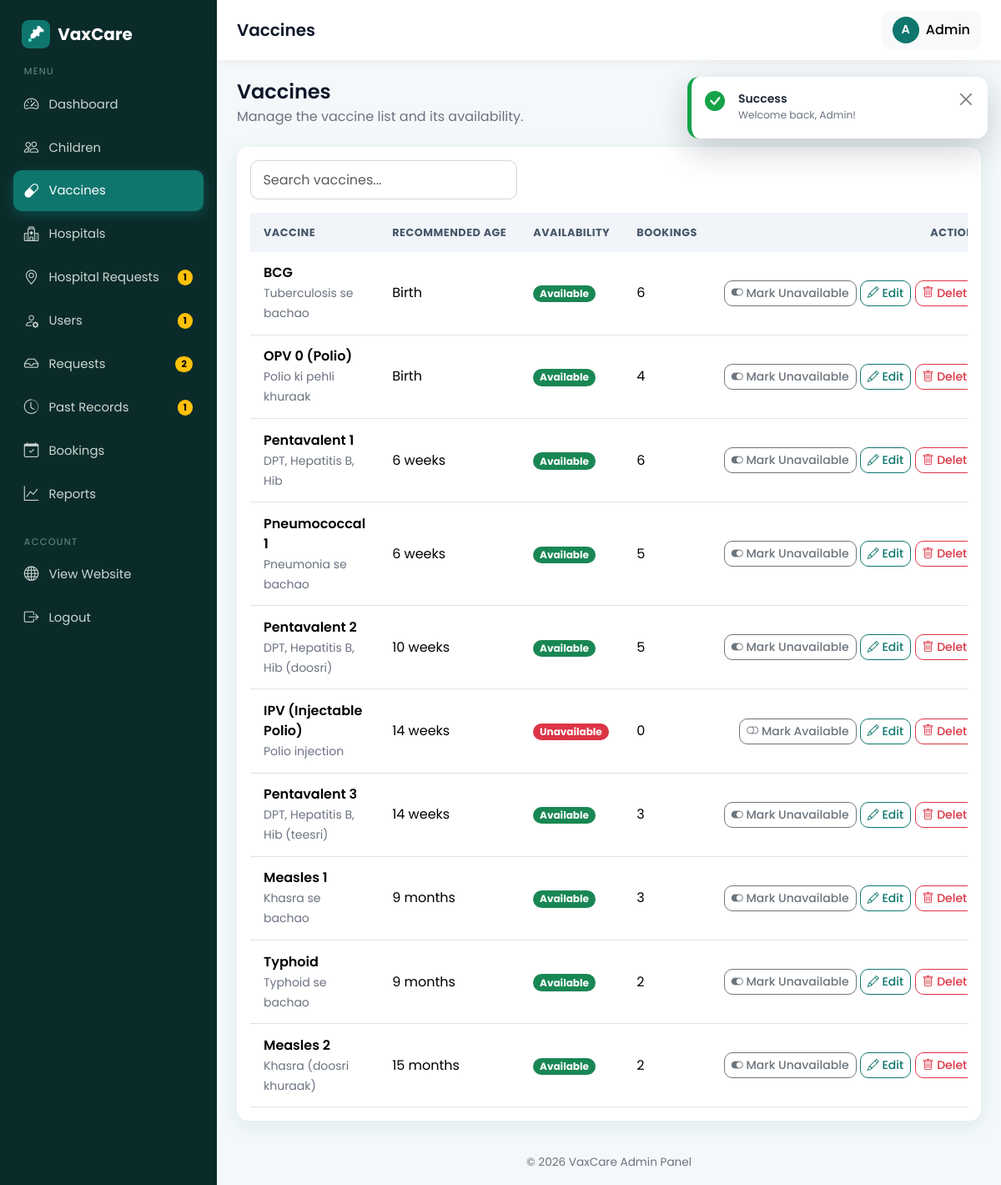
/admin/vaccines.php (signed in), run on the app's committed database.
### tables this page shows
CREATE TABLE vaccines (
  id INT AUTO_INCREMENT PRIMARY KEY,
  vaccine_name VARCHAR(120) NOT NULL,
  description VARCHAR(255),
  recommended_age VARCHAR(50),               
  recommended_age_days INT NOT NULL DEFAULT 0,
  availability ENUM('available','unavailable') NOT NULL DEFAULT 'available'
);

### admin/vaccines.php (the view, shortened to what this page needs)
<?php
require_once __DIR__ . '/../config/db.php';
$vaccines = $pdo->query(
    "SELECT v.*, (SELECT COUNT(*) FROM bookings b WHERE b.vaccine_id = v.id) AS total_bookings
     FROM vaccines v
     ORDER BY v.recommended_age_days ASC, v.vaccine_name ASC"
)->fetchAll();
require_once __DIR__ . '/../includes/admin_header.php';
?>
<div class="d-flex flex-wrap justify-content-between align-items-center gap-2 mb-4">
  <div>
    <h4 class="mb-1">Vaccines</h4>
    <p class="text-muted mb-0">Manage the vaccine list and its availability.</p>
  </div>
  <a href="<?= BASE_URL ?>/admin/vaccine_form.php" class="btn btn-primary">
  </a>
</div>
<div class="card">
  <div class="card-body">
    <input type="search" class="form-control mb-3" style="max-width: 320px;"
           placeholder="Search vaccines..." data-table-search="#vaccinesTable">
    <div class="table-responsive">
      <table class="table table-hover table-stack mb-0" id="vaccinesTable">
        <thead>
          <tr>
            <th>Vaccine</th>
            <th>Recommended Age</th>
            <th>Availability</th>
            <th class="d-none d-md-table-cell">Bookings</th>
            <th class="text-end">Actions</th>
          </tr>
        </thead>
        <tbody>
          <?php foreach ($vaccines as $v): ?>
            <tr>
              <td data-label="Vaccine">
                <div class="fw-semibold"><?= e($v['vaccine_name']) ?></div>
                <small class="text-muted"><?= e($v['description']) ?></small>
              </td>
              <td data-label="Recommended Age"><?= e($v['recommended_age']) ?></td>
              <td data-label="Availability"><?= status_badge($v['availability']) ?></td>
              <td class="d-none d-md-table-cell" data-label="Bookings"><?= (int)$v['total_bookings'] ?></td>
              <td class="text-end text-nowrap">
                <form method="post" action="<?= BASE_URL ?>/admin/vaccine_toggle.php" class="d-inline">
                  <button type="submit" class="btn btn-sm btn-outline-secondary"
                          title="Change availability">
                    <i class="bi bi-toggle-<?= $v['availability'] === 'available' ? 'on' : 'off' ?>"></i>
                    <span class="d-none d-lg-inline"><?= $v['availability'] === 'available' ? 'Mark Unavailable' : 'Mark Available' ?></span>
                  </button>
                </form>
                <a href="<?= BASE_URL ?>/admin/vaccine_form.php?id=<?= (int)$v['id'] ?>" class="btn btn-sm btn-outline-primary">
                  <i class="bi bi-pencil"></i><span class="d-none d-sm-inline"> Edit</span>
                </a>
                <form method="post" action="<?= BASE_URL ?>/admin/vaccine_delete.php" class="d-inline">
                  <button type="submit" class="btn btn-sm btn-outline-danger" data-confirm="Delete this vaccine?">
                    <i class="bi bi-trash"></i><span class="d-none d-sm-inline"> Delete</span>
                  </button>
                </form>
              </td>
            </tr>
          <?php endforeach; ?>
        </tbody>
      </table>
    </div>
  </div>
</div>
<?php require_once __DIR__ . '/../includes/admin_footer.php'; ?>

### includes/functions.php (shortened to what this page needs)
<?php
function e($text)
{
    return htmlspecialchars((string)$text, ENT_QUOTES, 'UTF-8');
}
function status_badge($status)
{
    $map = [
        'pending'        => ['warning', 'Pending'],
        'approved'       => ['success', 'Approved'],
        'rejected'       => ['danger',  'Rejected'],
        'vaccinated'     => ['success', 'Vaccinated'],
        'not_vaccinated' => ['secondary', 'Not Vaccinated'],
        'available'      => ['success', 'Available'],
        'unavailable'    => ['danger',  'Unavailable'],
        'active'         => ['success', 'Active'],
        'disabled'       => ['danger',  'Disabled'],
        'verified'       => ['success', 'Verified'],
    ];
    [$color, $label] = $map[$status] ?? ['secondary', ucfirst($status)];
    return '<span class="badge rounded-pill text-bg-' . $color . '">' . $label . '</span>';
}
function asset($path)
{
    $path = ltrim($path, '/');
    $file = __DIR__ . '/../assets/' . $path;
    $version = file_exists($file) ? filemtime($file) : time();
    return BASE_URL . '/assets/' . $path . '?v=' . $version;
}
function vendor($local, $cdn)
{
    $file = __DIR__ . '/../assets/vendor/' . $local;
    return is_file($file) ? BASE_URL . '/assets/vendor/' . $local : $cdn;
}
function head_assets()
{
    echo '<link href="' . vendor('bootstrap/bootstrap.min.css', 'https://cdn.jsdelivr.net/npm/bootstrap@5.3.3/dist/css/bootstrap.min.css') . '" rel="stylesheet">' . "\n  ";
    echo '<link href="' . vendor('bootstrap-icons/bootstrap-icons.css', 'https://cdn.jsdelivr.net/npm/bootstrap-icons@1.11.3/font/bootstrap-icons.css') . '" rel="stylesheet">' . "\n  ";
    echo '<link href="' . asset('css/style.css') . '" rel="stylesheet">' . "\n";
}
function render_flash($flash)
{
    $types = [
        'success' => ['bi-check-circle-fill',         'Success'],
        'danger'  => ['bi-x-octagon-fill',            'Error'],
        'warning' => ['bi-exclamation-triangle-fill', 'Attention'],
        'info'    => ['bi-info-circle-fill',          'Info'],
    ];
    $type = isset($types[$flash['type']]) ? $flash['type'] : 'info';
    [$icon, $title] = $types[$type];
    return '<div class="toast-container toast-pos position-fixed end-0 p-3">'
         . '<div class="toast toast-vax toast-' . $type . '" role="alert" aria-live="assertive" aria-atomic="true">'
         .   '<div class="d-flex align-items-start gap-3 p-3">'
         .     '<i class="bi ' . $icon . ' toast-ico"></i>'
         .     '<div class="flex-fill"><div class="fw-semibold">' . $title . '</div>'
         .     '<div class="small text-muted">' . e($flash['message']) . '</div></div>'
         .     '<button type="button" class="btn-close" data-bs-dismiss="toast" aria-label="Close"></button>'
         .   '</div>'
         .   '<div class="bar"></div>'
         . '</div></div>';
}

### assets/css/style.css (style rules this page uses)
:root { --brand: #0f766e; --brand-dark: #115e59; --brand-light: #ccfbf1; --accent: #2563eb; --bg: #f4f8fa; --text: #1f2937; --muted: #6b7280; --radius: 14px; --shadow: 0 6px 24px rgba(15, 118, 110, 0.10); --bs-primary: #0f766e; --bs-primary-rgb: 15, 118, 110; --bs-link-color: #0f766e; --bs-link-hover-color: #115e59; --bs-body-font-family: 'Poppins', system-ui, sans-serif; --bs-body-color: var(--text); }
html { scroll-behavior: smooth; }
body { font-family: 'Poppins', system-ui, sans-serif; background: var(--bg); color: var(--text); min-height: 100vh; display: flex; flex-direction: column; }
h1, h2, h3, h4, h5, h6 { font-weight: 600; color: #0f172a; }
.text-muted { color: var(--muted) !important; }
.btn { border-radius: 10px; font-weight: 500; transition: all .2s ease; }
.btn-primary { --bs-btn-bg: var(--brand); --bs-btn-border-color: var(--brand); --bs-btn-hover-bg: var(--brand-dark); --bs-btn-hover-border-color: var(--brand-dark); --bs-btn-active-bg: var(--brand-dark); --bs-btn-active-border-color: var(--brand-dark); --bs-btn-disabled-bg: var(--brand); --bs-btn-disabled-border-color: var(--brand); }
.btn-outline-primary { --bs-btn-color: var(--brand); --bs-btn-border-color: var(--brand); --bs-btn-hover-bg: var(--brand); --bs-btn-hover-border-color: var(--brand); --bs-btn-active-bg: var(--brand); --bs-btn-active-border-color: var(--brand); }
.card { border: 0; border-radius: var(--radius); box-shadow: var(--shadow); }
.form-control, .form-select { border-radius: 10px; padding: .65rem .9rem; border: 1px solid #d1d5db; }
.table thead th { background: #f1f5f9; font-size: .8rem; text-transform: uppercase; letter-spacing: .04em; color: #475569; border-bottom: 0; white-space: nowrap; }
.table > :not(caption) > * > * { padding: .85rem 1rem; vertical-align: middle; }
body.admin-body { display: block; background: var(--bg); }
:root { --bs-primary-bg-subtle: #ccfbf1; --bs-primary-text-emphasis: #0f766e; }
html { scroll-padding-top: 80px; }
.toast-pos { top: 76px; z-index: 1100; }
.toast-vax { width: 360px; max-width: calc(100vw - 2rem); border: 0; border-radius: 14px; background: #fff; box-shadow: 0 14px 40px rgba(15,23,42,.20); overflow: hidden; border-left: 5px solid var(--tc, #0f766e); }
.toast-vax .toast-ico { font-size: 1.5rem; color: var(--tc, #0f766e); line-height: 1.2; }
.toast-success { --tc: #16a34a; }

### data on the page
vaccines: vaccine_name "BCG", description "Tuberculosis se bachao", recommended_age "Birth", label "Available", total_bookings "6", availability "Mark Unavailable"
vaccines: vaccine_name "OPV 0 (Polio)", description "Polio ki pehli khuraak", recommended_age "Birth", label "Available", total_bookings "4", availability "Mark Unavailable"
vaccines: vaccine_name "Pentavalent 1", description "DPT, Hepatitis B, Hib", recommended_age "6 weeks", label "Available", total_bookings "6", availability "Mark Unavailable"
vaccines: vaccine_name "Pneumococcal 1", description "Pneumonia se bachao", recommended_age "6 weeks", label "Available", total_bookings "5", availability "Mark Unavailable"
vaccines: vaccine_name "Pentavalent 2", description "DPT, Hepatitis B, Hib (doosri)", recommended_age "10 weeks", label "Available", total_bookings "5", availability "Mark Unavailable"
vaccines: vaccine_name "IPV (Injectable Polio)", description "Polio injection", recommended_age "14 weeks", label "Unavailable", total_bookings "0", availability "Mark Available"
vaccines: vaccine_name "Pentavalent 3", description "DPT, Hepatitis B, Hib (teesri)", recommended_age "14 weeks", label "Available", total_bookings "3", availability "Mark Unavailable"
vaccines: vaccine_name "Measles 1", description "Khasra se bachao", recommended_age "9 months", label "Available", total_bookings "3", availability "Mark Unavailable"
vaccines: vaccine_name "Typhoid", description "Typhoid se bachao", recommended_age "9 months", label "Available", total_bookings "2", availability "Mark Unavailable"
vaccines: vaccine_name "Measles 2", description "Khasra (doosri khuraak)", recommended_age "15 months", label "Available", total_bookings "2", availability "Mark Unavailable"

### other printed values
APP_NAME "VaxCare"
$label "Dashboard"
$label "Children"
$label "Vaccines"
$label "Hospitals"
$label "Hospital Requests"
$badges[$file] "1"
$label "Users"
$label "Requests"
$badges[$file] "2"
$label "Past Records"
$label "Bookings"
$label "Reports"
$pageTitle "Vaccines"
mb_strtoupper(mb_substr($_SESSION['name'] ?? 'A', 0, 1)) "A"
